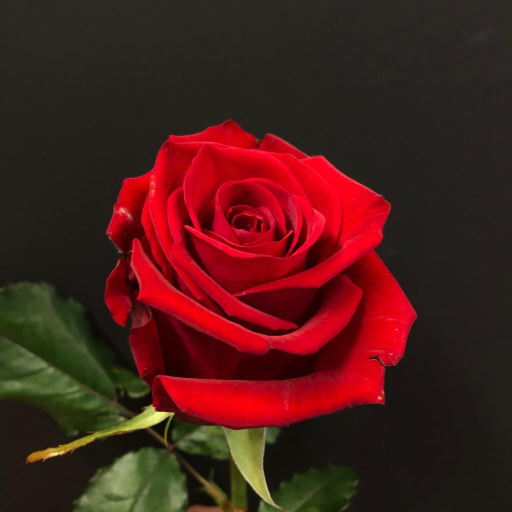
#> input picture Assignment/1810576130_Assignment6/rose.jpg, 1024 x 1024 px, found by its file name (shown at 1/2 size)
$ python salt_pepper.py
#> lines starting #> are read from the running program, lines starting #| are printed output that depends on the picture; after the words box and inside, x2 and y2 are one past the last pixel; in counts of white or black regions, pixels touching at a corner belong together
'''Assignment 6 Done'''


'''URL of some tutorials'''
#https://opencv24-python-tutorials.readthedocs.io/en/latest/py_tutorials/py_imgproc/py_filtering/py_filtering.html


import cmath
import matplotlib.pyplot as plt
import cv2
import numpy as np


def main():

    #Load an RGB image from a image_path
    img_path = '/home/kawsar/Desktop/Class_Resource/4th year 1st semester/4181- Digital Image Processing/ImageProcessingLab/Assignment/1810576130_Assignment6/rose.jpg'
    #img_path = '/home/kawsar/Desktop/Class_Resource/4th Year 1st semester/ImageProcessingLab/Assignment/1810576130_Assignment6/flower.jpeg'
    #print(img_path)
    rgb = plt.imread(img_path)
#> rgb is the input picture: shape (1024, 1024, 3); mean R, G, B 74.6, 30, 25.9
    #print(rgb)

    #Split loaded RGB image into grayscale, red, green, blue and binary image

    x, y = 2,3
    pos, channel = 1, 0
    for i in range(10):
        print(np.random.randint(10,20))
    plt.figure(figsize=(20,20))

    title = ['Grayscale Image','Filtered Image\n(Averaging)','Noisy Image\n(Salt and Pipper Noise)',
             'Filtered Noisy Image\n(Averaging)','Filtered Noisy Image\n(Gaussian Kernel)',
             'Filtered Noisy Image\n(Median Kernel)']
    image = []

    grayscale = cv2.cvtColor(rgb, cv2.COLOR_RGB2GRAY)
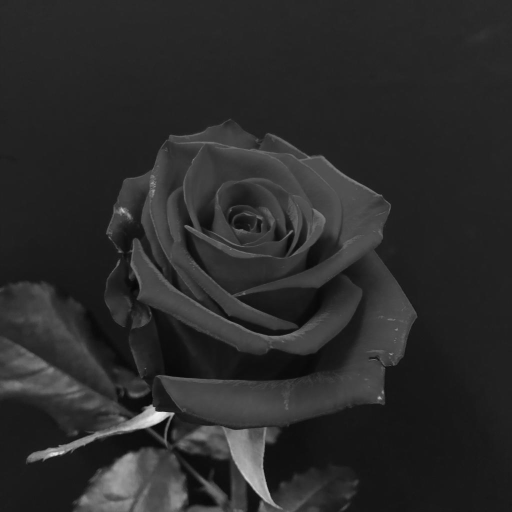
#> grayscale: shape (1024, 1024) (shown at 1/2 size); min 4, max 240, mean 42.8
    grayscale = cv2.resize(grayscale, (580,480))
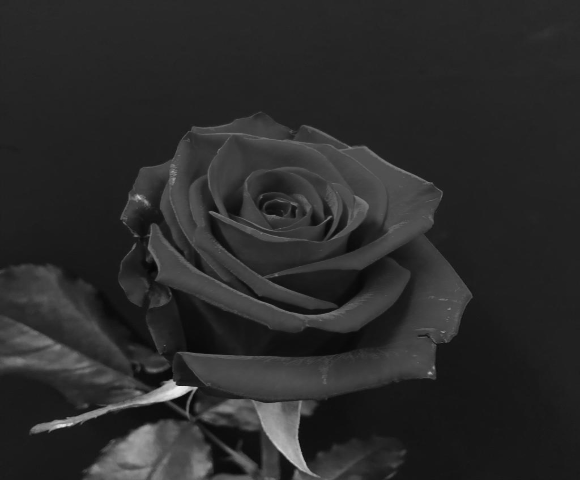
#> grayscale: shape (480, 580); min 5, max 240, mean 42.8

    image.append(grayscale)

    '''Filtered Image(Averaging)'''
    kernel_average = np.ones((3, 3), dtype = int)/9
    filtered_average = cv2.filter2D(grayscale,-1,kernel_average)
    image.append(filtered_average)


    '''Let's take 3000 number of random pixel positions'''
    w, h = grayscale.shape
#> w = 480; h = 580
    noisyImage = np.copy(grayscale)
    numbersOfPixel = 3000
    noisy_X = np.random.randint(w,size=numbersOfPixel)
    noisy_Y = np.random.randint(h,size=numbersOfPixel)


    for i in range(numbersOfPixel):
        binary_pixel = np.random.randint(0,2)
        noisyImage[noisy_X[i],noisy_Y[i]]=binary_pixel*255
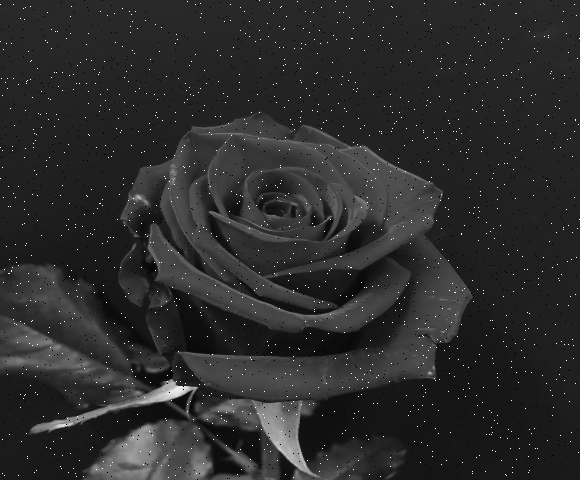
#> noisyImage: shape (480, 580); 1.07% of pixels changed, all inside (x1, y1, x2, y2) = (0, 0, 580, 480)

    image.append(noisyImage)


    '''Filtered Noisy Image(Averaging)'''
    kernel_average = np.ones((3, 3), dtype = int)/9
    noisy_filtered_average = cv2.filter2D(noisyImage,-1,kernel_average)
    image.append(noisy_filtered_average)


    '''Filtered using Gaussian kernel'''
    gaussian_kernel = np.array([[1,2,1],
                                [2,4,2],
                                [1,2,1]])/16
    gaussian = cv2.filter2D(noisyImage,-1,gaussian_kernel)
    #gaussian = cv2.GaussianBlur(noisyImage,(3,3),0)
    image.append(gaussian)


    '''Filtered using Median'''
    median = cv2.medianBlur(noisyImage,3)
    image.append(median)


    '''Show all of Image with subplot'''
    for pos in range(len(image)):
        plt.subplot(x,y,pos+1)
        plt.title(title[pos])
        plt.imshow(image[pos],cmap='gray')
#> this loop made 6 passes


    plt.show()
    plt.savefig("/home/kawsar/Desktop/Class_Resource/4th Year 1st semester/ImageProcessingLab/Assignment/1810576130_Assignment6/salt_pepper.png")


if __name__ == '__main__':
	main()
